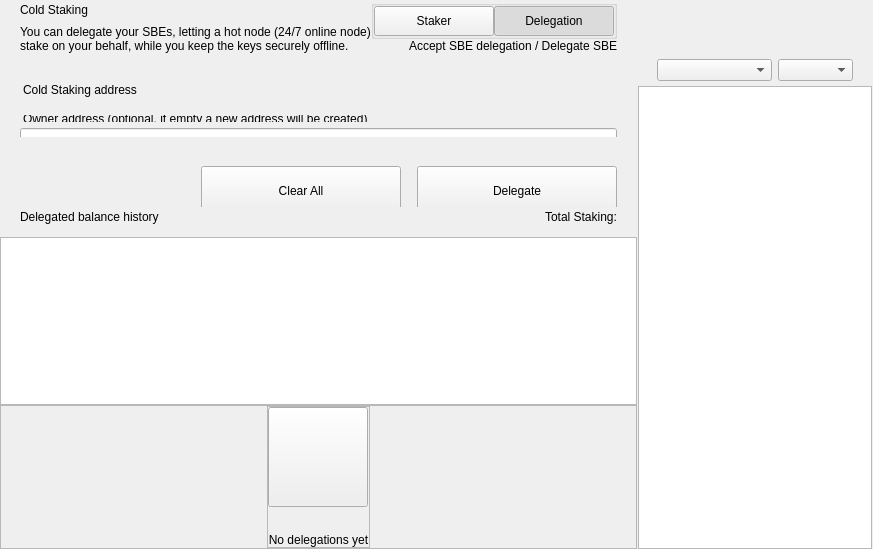
<?xml version="1.0" encoding="UTF-8"?>
<ui version="4.0">
 <class>ColdStakingWidget</class>
 <widget class="QWidget" name="ColdStakingWidget">
  <property name="geometry">
   <rect>
    <x>0</x>
    <y>0</y>
    <width>629</width>
    <height>549</height>
   </rect>
  </property>
  <property name="windowTitle">
   <string>Form</string>
  </property>
  <layout class="QHBoxLayout" name="horizontalLayout_1" stretch="2,1">
   <property name="spacing">
    <number>0</number>
   </property>
   <property name="leftMargin">
    <number>0</number>
   </property>
   <property name="topMargin">
    <number>0</number>
   </property>
   <property name="rightMargin">
    <number>0</number>
   </property>
   <property name="bottomMargin">
    <number>0</number>
   </property>
   <item>
    <widget class="QWidget" name="left" native="true">
     <layout class="QVBoxLayout" name="verticalLayout_3">
      <property name="leftMargin">
       <number>0</number>
      </property>
      <property name="topMargin">
       <number>0</number>
      </property>
      <property name="rightMargin">
       <number>0</number>
      </property>
      <property name="bottomMargin">
       <number>0</number>
      </property>
      <item>
       <layout class="QVBoxLayout" name="verticalLayout_2">
        <property name="spacing">
         <number>0</number>
        </property>
        <item>
         <layout class="QVBoxLayout" name="verticalLayoutTop">
          <property name="spacing">
           <number>0</number>
          </property>
          <property name="leftMargin">
           <number>0</number>
          </property>
          <property name="rightMargin">
           <number>0</number>
          </property>
          <item>
           <widget class="QWidget" name="containerTitle" native="true">
            <property name="sizePolicy">
             <sizepolicy hsizetype="Preferred" vsizetype="Minimum">
              <horstretch>0</horstretch>
              <verstretch>0</verstretch>
             </sizepolicy>
            </property>
            <property name="maximumSize">
             <size>
              <width>16777215</width>
              <height>100</height>
             </size>
            </property>
            <layout class="QHBoxLayout" name="containerTitleLayout">
             <property name="spacing">
              <number>0</number>
             </property>
             <property name="leftMargin">
              <number>20</number>
             </property>
             <property name="topMargin">
              <number>0</number>
             </property>
             <property name="rightMargin">
              <number>20</number>
             </property>
             <property name="bottomMargin">
              <number>0</number>
             </property>
             <item>
              <layout class="QVBoxLayout" name="verticalLayout11">
               <property name="spacing">
                <number>5</number>
               </property>
               <item>
                <widget class="QLabel" name="labelTitle">
                 <property name="text">
                  <string>Cold Staking</string>
                 </property>
                </widget>
               </item>
               <item>
                <widget class="QLabel" name="labelSubtitle1">
                 <property name="maximumSize">
                  <size>
                   <width>16777215</width>
                   <height>16777215</height>
                  </size>
                 </property>
                 <property name="text">
                  <string>You can delegate your SBEs, letting a hot node (24/7 online node)
stake on your behalf, while you keep the keys securely offline.</string>
                 </property>
                </widget>
               </item>
              </layout>
             </item>
             <item>
              <spacer name="horizontalSpacer">
               <property name="orientation">
                <enum>Qt::Horizontal</enum>
               </property>
               <property name="sizeHint" stdset="0">
                <size>
                 <width>40</width>
                 <height>20</height>
                </size>
               </property>
              </spacer>
             </item>
             <item>
              <widget class="QWidget" name="containerViewPrivacyChecks" native="true">
               <layout class="QVBoxLayout" name="containerPrivacyChecks">
                <property name="spacing">
                 <number>0</number>
                </property>
                <property name="leftMargin">
                 <number>0</number>
                </property>
                <property name="topMargin">
                 <number>0</number>
                </property>
                <property name="rightMargin">
                 <number>0</number>
                </property>
                <property name="bottomMargin">
                 <number>0</number>
                </property>
                <item alignment="Qt::AlignHCenter|Qt::AlignVCenter">
                 <widget class="QGroupBox" name="groupBox">
                  <property name="title">
                   <string/>
                  </property>
                  <layout class="QHBoxLayout" name="horizontalLayout_2_1">
                   <property name="spacing">
                    <number>0</number>
                   </property>
                   <property name="leftMargin">
                    <number>0</number>
                   </property>
                   <property name="topMargin">
                    <number>0</number>
                   </property>
                   <property name="rightMargin">
                    <number>0</number>
                   </property>
                   <property name="bottomMargin">
                    <number>0</number>
                   </property>
                   <item>
                    <widget class="QPushButton" name="pushLeft">
                     <property name="minimumSize">
                      <size>
                       <width>120</width>
                       <height>30</height>
                      </size>
                     </property>
                     <property name="maximumSize">
                      <size>
                       <width>120</width>
                       <height>30</height>
                      </size>
                     </property>
                     <property name="focusPolicy">
                      <enum>Qt::NoFocus</enum>
                     </property>
                     <property name="text">
                      <string>Staker</string>
                     </property>
                     <property name="checkable">
                      <bool>true</bool>
                     </property>
                     <property name="autoExclusive">
                      <bool>true</bool>
                     </property>
                    </widget>
                   </item>
                   <item>
                    <widget class="QPushButton" name="pushRight">
                     <property name="minimumSize">
                      <size>
                       <width>120</width>
                       <height>30</height>
                      </size>
                     </property>
                     <property name="maximumSize">
                      <size>
                       <width>120</width>
                       <height>30</height>
                      </size>
                     </property>
                     <property name="focusPolicy">
                      <enum>Qt::NoFocus</enum>
                     </property>
                     <property name="text">
                      <string>Delegation</string>
                     </property>
                     <property name="checkable">
                      <bool>true</bool>
                     </property>
                     <property name="checked">
                      <bool>true</bool>
                     </property>
                     <property name="autoExclusive">
                      <bool>true</bool>
                     </property>
                    </widget>
                   </item>
                  </layout>
                 </widget>
                </item>
                <item alignment="Qt::AlignTop">
                 <widget class="QLabel" name="labelSubtitle2">
                  <property name="text">
                   <string>Accept SBE delegation / Delegate SBE</string>
                  </property>
                  <property name="alignment">
                   <set>Qt::AlignRight|Qt::AlignTrailing|Qt::AlignVCenter</set>
                  </property>
                 </widget>
                </item>
               </layout>
              </widget>
             </item>
            </layout>
           </widget>
          </item>
          <item>
           <spacer name="verticalSpacer_2">
            <property name="orientation">
             <enum>Qt::Vertical</enum>
            </property>
            <property name="sizeType">
             <enum>QSizePolicy::Fixed</enum>
            </property>
            <property name="sizeHint" stdset="0">
             <size>
              <width>20</width>
              <height>30</height>
             </size>
            </property>
           </spacer>
          </item>
          <item>
           <widget class="QWidget" name="containerSend" native="true">
            <property name="minimumSize">
             <size>
              <width>0</width>
              <height>50</height>
             </size>
            </property>
            <layout class="QVBoxLayout" name="containerSendRow">
             <property name="spacing">
              <number>6</number>
             </property>
             <property name="leftMargin">
              <number>0</number>
             </property>
             <property name="topMargin">
              <number>0</number>
             </property>
             <property name="rightMargin">
              <number>0</number>
             </property>
             <property name="bottomMargin">
              <number>0</number>
             </property>
             <item>
              <widget class="QLabel" name="labelEditTitle">
               <property name="maximumSize">
                <size>
                 <width>16777215</width>
                 <height>30</height>
                </size>
               </property>
               <property name="styleSheet">
                <string notr="true">padding-left:20px; padding-bottom:3px;</string>
               </property>
               <property name="text">
                <string>Cold Staking address</string>
               </property>
              </widget>
             </item>
             <item>
              <spacer name="verticalSpacer_6">
               <property name="orientation">
                <enum>Qt::Vertical</enum>
               </property>
               <property name="sizeType">
                <enum>QSizePolicy::Fixed</enum>
               </property>
               <property name="sizeHint" stdset="0">
                <size>
                 <width>20</width>
                 <height>9</height>
                </size>
               </property>
              </spacer>
             </item>
             <item>
              <widget class="QWidget" name="containerOwner" native="true">
               <layout class="QVBoxLayout" name="vContainerOwner">
                <property name="spacing">
                 <number>4</number>
                </property>
                <property name="leftMargin">
                 <number>20</number>
                </property>
                <property name="topMargin">
                 <number>0</number>
                </property>
                <property name="rightMargin">
                 <number>20</number>
                </property>
                <property name="bottomMargin">
                 <number>0</number>
                </property>
                <item>
                 <widget class="QLabel" name="labelSubtitleDescription">
                  <property name="maximumSize">
                   <size>
                    <width>16777215</width>
                    <height>20</height>
                   </size>
                  </property>
                  <property name="styleSheet">
                   <string notr="true">margin-bottom:2px;
                   margin-left:0.05px;
                   padding:0px;</string>
                  </property>
                  <property name="text">
                   <string>Owner address (optional, if empty a new address will be created)</string>
                  </property>
                 </widget>
                </item>
                <item>
                 <widget class="QLineEdit" name="lineEditOwnerAddress">
                  <property name="minimumSize">
                   <size>
                    <width>0</width>
                    <height>50</height>
                   </size>
                  </property>
                  <property name="maximumSize">
                   <size>
                    <width>16777215</width>
                    <height>50</height>
                   </size>
                  </property>
                  <property name="styleSheet">
                   <string notr="true"/>
                  </property>
                  <property name="placeholderText">
                   <string>Enter owner address</string>
                  </property>
                 </widget>
                </item>
               </layout>
              </widget>
             </item>
            </layout>
           </widget>
          </item>
         </layout>
        </item>
        <item>
         <spacer name="verticalSpacer_3">
          <property name="orientation">
           <enum>Qt::Vertical</enum>
          </property>
          <property name="sizeType">
           <enum>QSizePolicy::Minimum</enum>
          </property>
          <property name="sizeHint" stdset="0">
           <size>
            <width>20</width>
            <height>20</height>
           </size>
          </property>
         </spacer>
        </item>
        <item>
         <widget class="QWidget" name="containerBtn" native="true">
          <property name="minimumSize">
           <size>
            <width>0</width>
            <height>50</height>
           </size>
          </property>
          <layout class="QHBoxLayout" name="horizontalLayout">
           <property name="rightMargin">
            <number>20</number>
           </property>
           <item>
            <spacer name="horizontalSpacer_2">
             <property name="orientation">
              <enum>Qt::Horizontal</enum>
             </property>
             <property name="sizeHint" stdset="0">
              <size>
               <width>200</width>
               <height>20</height>
              </size>
             </property>
            </spacer>
           </item>
           <item>
            <layout class="QHBoxLayout" name="horizontalLayout_7">
             <item>
              <spacer name="horizontalSpacer_3">
               <property name="orientation">
                <enum>Qt::Horizontal</enum>
               </property>
               <property name="sizeType">
                <enum>QSizePolicy::Expanding</enum>
               </property>
               <property name="sizeHint" stdset="0">
                <size>
                 <width>40</width>
                 <height>20</height>
                </size>
               </property>
              </spacer>
             </item>
             <item>
              <widget class="QPushButton" name="pushButtonClear">
               <property name="minimumSize">
                <size>
                 <width>200</width>
                 <height>50</height>
                </size>
               </property>
               <property name="focusPolicy">
                <enum>Qt::NoFocus</enum>
               </property>
               <property name="text">
                <string>Clear All</string>
               </property>
              </widget>
             </item>
             <item>
              <spacer name="horizontalSpacer_4">
               <property name="orientation">
                <enum>Qt::Horizontal</enum>
               </property>
               <property name="sizeType">
                <enum>QSizePolicy::Fixed</enum>
               </property>
               <property name="sizeHint" stdset="0">
                <size>
                 <width>10</width>
                 <height>20</height>
                </size>
               </property>
              </spacer>
             </item>
             <item>
              <widget class="QPushButton" name="pushButtonSend">
               <property name="minimumSize">
                <size>
                 <width>200</width>
                 <height>50</height>
                </size>
               </property>
               <property name="maximumSize">
                <size>
                 <width>200</width>
                 <height>50</height>
                </size>
               </property>
               <property name="focusPolicy">
                <enum>Qt::NoFocus</enum>
               </property>
               <property name="text">
                <string>Delegate</string>
               </property>
              </widget>
             </item>
            </layout>
           </item>
          </layout>
         </widget>
        </item>
        <item>
         <widget class="QWidget" name="containerHistoryLabel" native="true">
          <layout class="QHBoxLayout" name="horizontalLayout_4">
           <property name="spacing">
            <number>0</number>
           </property>
           <property name="leftMargin">
            <number>20</number>
           </property>
           <property name="topMargin">
            <number>0</number>
           </property>
           <property name="rightMargin">
            <number>20</number>
           </property>
           <property name="bottomMargin">
            <number>0</number>
           </property>
           <item>
            <widget class="QWidget" name="verticalWidget" native="true">
             <property name="minimumSize">
              <size>
               <width>100</width>
               <height>0</height>
              </size>
             </property>
             <layout class="QVBoxLayout" name="verticalLayout_58">
              <property name="leftMargin">
               <number>0</number>
              </property>
              <property name="topMargin">
               <number>0</number>
              </property>
              <property name="rightMargin">
               <number>0</number>
              </property>
              <property name="bottomMargin">
               <number>0</number>
              </property>
              <item>
               <widget class="QLabel" name="labelListHistory">
                <property name="text">
                 <string>Delegated balance history</string>
                </property>
               </widget>
              </item>
             </layout>
            </widget>
           </item>
           <item>
            <spacer name="horizontalSpacer_5">
             <property name="orientation">
              <enum>Qt::Horizontal</enum>
             </property>
             <property name="sizeHint" stdset="0">
              <size>
               <width>40</width>
               <height>20</height>
              </size>
             </property>
            </spacer>
           </item>
           <item>
            <widget class="QLabel" name="labelStakingTotal">
             <property name="text">
              <string>Total Staking:</string>
             </property>
            </widget>
           </item>
          </layout>
         </widget>
        </item>
        <item>
         <layout class="QVBoxLayout" name="verticalLayout_64">
          <property name="spacing">
           <number>0</number>
          </property>
          <item>
           <spacer name="verticalSpacer_44">
            <property name="orientation">
             <enum>Qt::Vertical</enum>
            </property>
            <property name="sizeType">
             <enum>QSizePolicy::Fixed</enum>
            </property>
            <property name="sizeHint" stdset="0">
             <size>
              <width>20</width>
              <height>10</height>
             </size>
            </property>
           </spacer>
          </item>
          <item>
           <widget class="QListView" name="listView">
            <property name="enabled">
             <bool>true</bool>
            </property>
            <property name="mouseTracking">
             <bool>true</bool>
            </property>
           </widget>
          </item>
          <item>
           <widget class="QFrame" name="emptyContainer">
            <property name="minimumSize">
             <size>
              <width>0</width>
              <height>100</height>
             </size>
            </property>
            <property name="frameShape">
             <enum>QFrame::StyledPanel</enum>
            </property>
            <property name="frameShadow">
             <enum>QFrame::Raised</enum>
            </property>
            <layout class="QVBoxLayout" name="verticalLayout_71" stretch="1,8">
             <property name="spacing">
              <number>0</number>
             </property>
             <property name="leftMargin">
              <number>0</number>
             </property>
             <property name="topMargin">
              <number>0</number>
             </property>
             <property name="rightMargin">
              <number>0</number>
             </property>
             <property name="bottomMargin">
              <number>0</number>
             </property>
             <item>
              <spacer name="verticalSpacer">
               <property name="orientation">
                <enum>Qt::Vertical</enum>
               </property>
               <property name="sizeHint" stdset="0">
                <size>
                 <width>20</width>
                 <height>20</height>
                </size>
               </property>
              </spacer>
             </item>
             <item alignment="Qt::AlignHCenter|Qt::AlignVCenter">
              <widget class="QFrame" name="emptyScreen">
               <property name="sizePolicy">
                <sizepolicy hsizetype="Expanding" vsizetype="Expanding">
                 <horstretch>0</horstretch>
                 <verstretch>0</verstretch>
                </sizepolicy>
               </property>
               <property name="frameShape">
                <enum>QFrame::StyledPanel</enum>
               </property>
               <property name="frameShadow">
                <enum>QFrame::Raised</enum>
               </property>
               <layout class="QVBoxLayout" name="verticalLayout">
                <property name="spacing">
                 <number>30</number>
                </property>
                <property name="leftMargin">
                 <number>0</number>
                </property>
                <property name="topMargin">
                 <number>0</number>
                </property>
                <property name="rightMargin">
                 <number>0</number>
                </property>
                <property name="bottomMargin">
                 <number>0</number>
                </property>
                <item alignment="Qt::AlignHCenter|Qt::AlignVCenter">
                 <widget class="QPushButton" name="pushImgEmpty">
                  <property name="minimumSize">
                   <size>
                    <width>100</width>
                    <height>100</height>
                   </size>
                  </property>
                  <property name="maximumSize">
                   <size>
                    <width>100</width>
                    <height>100</height>
                   </size>
                  </property>
                  <property name="focusPolicy">
                   <enum>Qt::NoFocus</enum>
                  </property>
                  <property name="text">
                   <string/>
                  </property>
                  <property name="iconSize">
                   <size>
                    <width>100</width>
                    <height>100</height>
                   </size>
                  </property>
                 </widget>
                </item>
                <item alignment="Qt::AlignHCenter|Qt::AlignVCenter">
                 <widget class="QLabel" name="labelEmpty">
                  <property name="styleSheet">
                   <string notr="true"/>
                  </property>
                  <property name="text">
                   <string>No delegations yet</string>
                  </property>
                  <property name="alignment">
                   <set>Qt::AlignCenter</set>
                  </property>
                 </widget>
                </item>
               </layout>
              </widget>
             </item>
            </layout>
           </widget>
          </item>
         </layout>
        </item>
       </layout>
      </item>
     </layout>
    </widget>
   </item>
   <item>
    <widget class="QWidget" name="right" native="true">
     <layout class="QVBoxLayout" name="rightContainer">
      <property name="spacing">
       <number>0</number>
      </property>
      <property name="leftMargin">
       <number>1</number>
      </property>
      <property name="topMargin">
       <number>0</number>
      </property>
      <property name="rightMargin">
       <number>1</number>
      </property>
      <property name="bottomMargin">
       <number>0</number>
      </property>
      <item>
       <widget class="QWidget" name="containerRightButtons" native="true">
        <property name="minimumSize">
         <size>
          <width>0</width>
          <height>50</height>
         </size>
        </property>
        <layout class="QVBoxLayout" name="verticalLayout_4">
         <property name="leftMargin">
          <number>19</number>
         </property>
         <property name="topMargin">
          <number>0</number>
         </property>
         <property name="rightMargin">
          <number>19</number>
         </property>
         <property name="bottomMargin">
          <number>0</number>
         </property>
         <item>
          <widget class="OptionButton" name="btnCoinControl" native="true">
           <property name="minimumSize">
            <size>
             <width>0</width>
             <height>0</height>
            </size>
           </property>
          </widget>
         </item>
         <item>
          <widget class="OptionButton" name="btnColdStaking" native="true"/>
         </item>
         <item>
          <widget class="OptionButton" name="btnMyStakingAddresses" native="true">
           <property name="sizePolicy">
            <sizepolicy hsizetype="Preferred" vsizetype="Minimum">
             <horstretch>0</horstretch>
             <verstretch>0</verstretch>
            </sizepolicy>
           </property>
          </widget>
         </item>
        </layout>
       </widget>
      </item>
      <item>
       <widget class="QWidget" name="sortWidget" native="true">
        <layout class="QHBoxLayout" name="horizontalLayout_6">
         <property name="leftMargin">
          <number>19</number>
         </property>
         <property name="rightMargin">
          <number>19</number>
         </property>
         <property name="bottomMargin">
          <number>5</number>
         </property>
         <item>
          <spacer name="horizontalSpacer_6">
           <property name="orientation">
            <enum>Qt::Horizontal</enum>
           </property>
           <property name="sizeHint" stdset="0">
            <size>
             <width>40</width>
             <height>20</height>
            </size>
           </property>
          </spacer>
         </item>
         <item>
          <widget class="QComboBox" name="comboBoxSort">
           <property name="sizePolicy">
            <sizepolicy hsizetype="Preferred" vsizetype="Fixed">
             <horstretch>0</horstretch>
             <verstretch>0</verstretch>
            </sizepolicy>
           </property>
           <property name="minimumSize">
            <size>
             <width>115</width>
             <height>0</height>
            </size>
           </property>
          </widget>
         </item>
         <item>
          <widget class="QComboBox" name="comboBoxSortOrder">
           <property name="sizePolicy">
            <sizepolicy hsizetype="Preferred" vsizetype="Fixed">
             <horstretch>0</horstretch>
             <verstretch>0</verstretch>
            </sizepolicy>
           </property>
           <property name="minimumSize">
            <size>
             <width>75</width>
             <height>0</height>
            </size>
           </property>
          </widget>
         </item>
        </layout>
       </widget>
      </item>
      <item>
       <widget class="QListView" name="listViewStakingAddress">
        <property name="enabled">
         <bool>true</bool>
        </property>
        <property name="mouseTracking">
         <bool>true</bool>
        </property>
       </widget>
      </item>
     </layout>
    </widget>
   </item>
  </layout>
 </widget>
 <customwidgets>
  <customwidget>
   <class>OptionButton</class>
   <extends>QWidget</extends>
   <header>qt/Sombe/optionbutton.h</header>
   <container>1</container>
  </customwidget>
 </customwidgets>
 <resources/>
 <connections/>
</ui>
